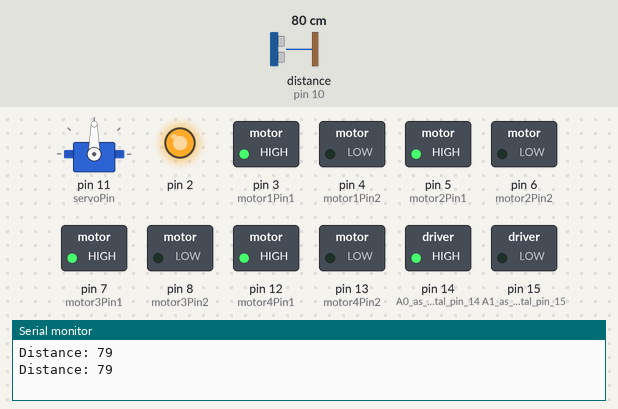
A sketch run on a simulated Arduino Uno, built with avr-gcc and run on an emulated ATmega328P. Parts: servo, switched loads named in the sketch (green lamp = pin HIGH), output pins drawn as LEDs (lit = HIGH), the last lines printed to the serial monitor. Wiring (inferred from the names in the program): ultrasonic range finder: trigger pin 9; echo pin 10. Inputs (shaded band) come from the test bench; at power-on: distance to the obstacle (sensor on pin 10) 80 cm. The echo pulse lasts 58.3 µs per cm; pins used as bus, display or sensor lines are not drawn. At 16.0 s the program stops and its outputs stay as they are.

Above: at 1.8 s.
1.9 s: distance to the obstacle (sensor on pin 10) set to 30 cm
6.0 s: distance to the obstacle (sensor on pin 10) set to 24 cm
At 9.0 s:
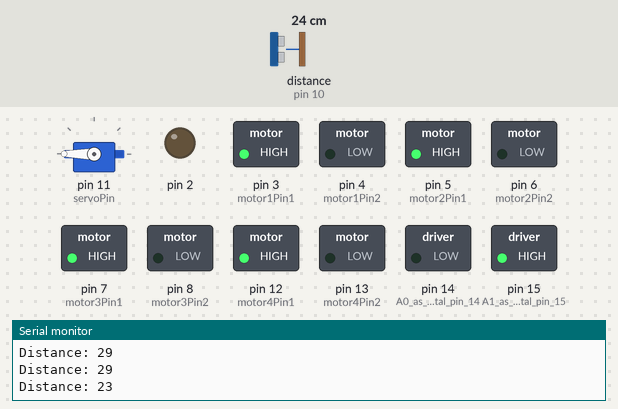
At 14.0 s:
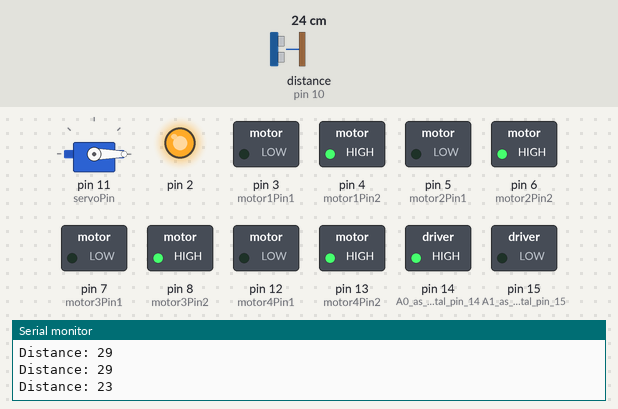
Timing chart, 0 to 17.5 s (numbered marks = the images above; inputs shaded):
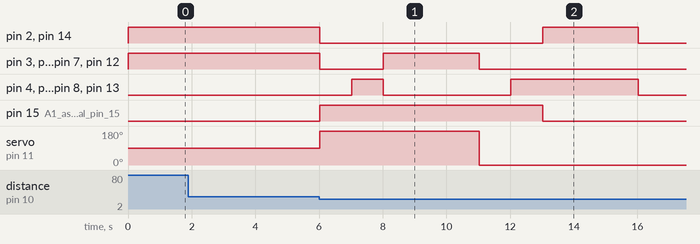

Measured:
- the behaviour switches between 27 and 26 cm on distance to the obstacle (sensor on pin 10) (found by bisection; images 0 and 1)
- after the input at 6.0 s, pin 2: HIGH → LOW at once, → HIGH 7.0 s later, → LOW 3.0 s later; pin 3 (motor1Pin1): HIGH → LOW at once, → HIGH 2.0 s later, → LOW 3.0 s later

The sketch:

car_project.ino
```cpp
#include <Servo.h>

const int trigPin = 9;
const int echoPin = 10;
const int servoPin = 11;

// Motor driver pins
const int motor1Pin1 = 3;
const int motor1Pin2 = 4;
const int motor2Pin1 = 5;
const int motor2Pin2 = 6;
const int motor3Pin1 = 7;
const int motor3Pin2 = 8;
const int motor4Pin1 = 12;
const int motor4Pin2 = 13;

Servo gripper;

void setup() {
  pinMode(trigPin, OUTPUT);
  pinMode(echoPin, INPUT);
  pinMode(14, OUTPUT); // A0 as digital pin 14
  pinMode(15, OUTPUT); // A1 as digital pin 15
  pinMode(2, OUTPUT);
  pinMode(motor1Pin1, OUTPUT);
  pinMode(motor1Pin2, OUTPUT);
  pinMode(motor2Pin1, OUTPUT);
  pinMode(motor2Pin2, OUTPUT);
  pinMode(motor3Pin1, OUTPUT);
  pinMode(motor3Pin2, OUTPUT);
  pinMode(motor4Pin1, OUTPUT);
  pinMode(motor4Pin2, OUTPUT);

  gripper.attach(servoPin);

  Serial.begin(9600);
  digitalWrite(14, HIGH); // Turn on A0
  digitalWrite(15, LOW);  // Turn off A1
  digitalWrite(2, HIGH);
}

void loop() {
  long duration, distance;

  // Send pulse
  digitalWrite(trigPin, LOW);
  delayMicroseconds(2);
  digitalWrite(trigPin, HIGH);
  delayMicroseconds(10);
  digitalWrite(trigPin, LOW);

  // Measure pulse width
  duration = pulseIn(echoPin, HIGH);
  distance = (duration / 2) / 29.1;

  Serial.print("Distance: ");
  Serial.println(distance);

  if (distance >= 15 && distance <= 25) {
    // Stop and activate gripper
    digitalWrite(14, LOW); // Turn off A0
    digitalWrite(15, HIGH); // Turn on A1
    digitalWrite(2, LOW);
    stopMotors();
    gripper.write(180); // Open gripper
    delay(1000); // Hold for a second

    turnAround();
    delay(1000); // Turn for a second

    moveForward();
    delay(3000); // Move forward for 3 seconds

    stopMotors();
    gripper.write(0); // Close gripper
    delay(1000);

    turnAround();

    delay(1000);
    digitalWrite(14, HIGH); // Turn off A0
    digitalWrite(15, LOW); // Turn on A1
    digitalWrite(2, HIGH);
    delay(3000);
    shutdownRobot();
  } else {
    // Move forward
    digitalWrite(14, HIGH); // Turn on A0
    digitalWrite(15, LOW);  // Turn off A1
    digitalWrite(2, HIGH);
    moveForward();
    delay(1000); // Move forward for 1 second

    stopMotors();
  }
}

void moveForward() {
  digitalWrite(motor1Pin1, HIGH);
  digitalWrite(motor1Pin2, LOW);
  digitalWrite(motor2Pin1, HIGH);
  digitalWrite(motor2Pin2, LOW);
  digitalWrite(motor3Pin1, HIGH);
  digitalWrite(motor3Pin2, LOW);
  digitalWrite(motor4Pin1, HIGH);
  digitalWrite(motor4Pin2, LOW);
}

void turnAround() {
  digitalWrite(motor1Pin1, LOW);
  digitalWrite(motor1Pin2, HIGH);
  digitalWrite(motor2Pin1, LOW);
  digitalWrite(motor2Pin2, HIGH);
  digitalWrite(motor3Pin1, LOW);
  digitalWrite(motor3Pin2, HIGH);
  digitalWrite(motor4Pin1, LOW);
  digitalWrite(motor4Pin2, HIGH);
}

void stopMotors() {
  digitalWrite(motor1Pin1, LOW);
  digitalWrite(motor1Pin2, LOW);
  digitalWrite(motor2Pin1, LOW);
  digitalWrite(motor2Pin2, LOW);
  digitalWrite(motor3Pin1, LOW);
  digitalWrite(motor3Pin2, LOW);
  digitalWrite(motor4Pin1, LOW);
  digitalWrite(motor4Pin2, LOW);
}
void shutdownRobot() {
  // Turn off all motor driver pins
  digitalWrite(motor1Pin1, LOW);
  digitalWrite(motor1Pin2, LOW);
  digitalWrite(motor2Pin1, LOW);
  digitalWrite(motor2Pin2, LOW);
  digitalWrite(motor3Pin1, LOW);
  digitalWrite(motor3Pin2, LOW);
  digitalWrite(motor4Pin1, LOW);
  digitalWrite(motor4Pin2, LOW);

  // Turn off any LEDs
  digitalWrite(14, LOW);
  digitalWrite(15, LOW);
  digitalWrite(2, LOW);

  // Optionally, add code to put Arduino in low power mode or simply do nothing
  while (true) {
    // Loop forever to simulate shutdown
  }
}
```
